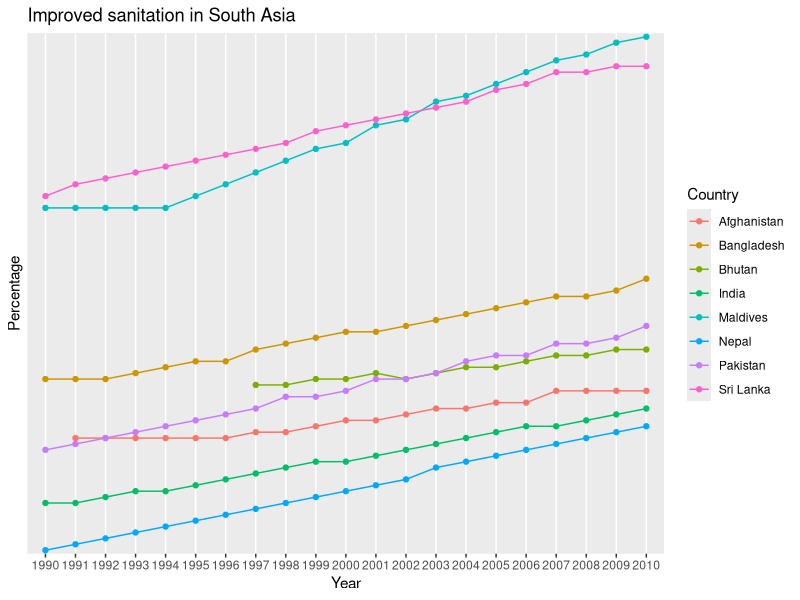
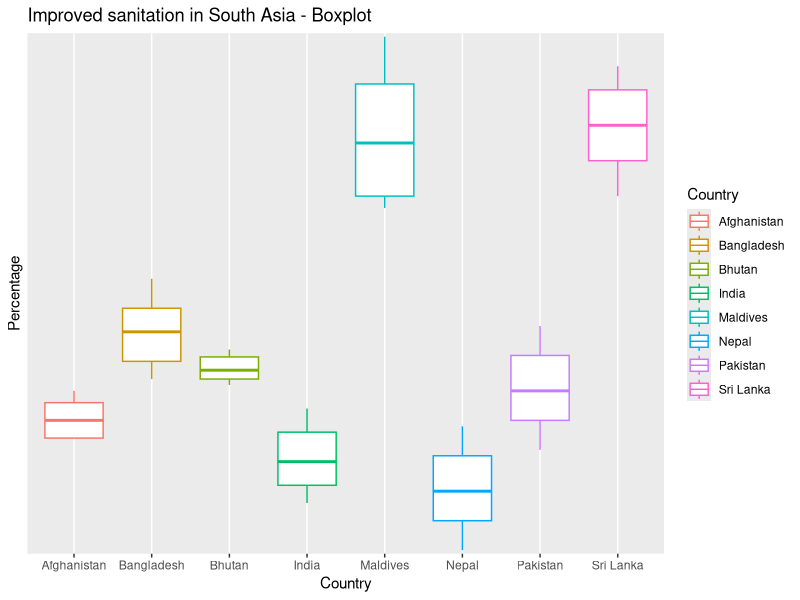

Source code (R) for these figures, in order:
## ---- chunk 1
echo = TRUE
library(ggplot2)
library('reshape2')
setwd(getwd())
sanitation<-melt(t(read.csv('Improved_sanitation.csv', na.strings="NA", header=T, 
                      row.names=1, blank.lines.skip=T)))
names(sanitation) <- c("Year", "Country", "Pc")
sanitation$Year <- sub("X", "", sanitation$Year)

ggplot(aes(x=Year, y=Pc, group = Country, color = Country)
       ,data=subset(sanitation, 
                    (Country=='Sri Lanka'|
                       Country=='India'|
                       Country=='Pakistan'|
                       Country=='Bangladesh'|
                       Country=='Nepal'|
                       Country=='Afghanistan'|
                       Country=='Bhutan'|
                       Country=='Maldives'))) + 
  geom_line()+
  geom_point()+
  scale_y_discrete(breaks=seq(0,100,5)) +
  ylab("Percentage")+
  ggtitle("Improved sanitation in South Asia")
## ---- chunk 2
ggplot(aes(x=Country, y=Pc, group = Country, color = Country)
       ,data=subset(sanitation, 
                    (Country=='Sri Lanka'|
                       Country=='India'|
                       Country=='Pakistan'|
                       Country=='Bangladesh'|
                       Country=='Nepal'|
                       Country=='Afghanistan'|
                       Country=='Bhutan'|
                       Country=='Maldives'))) + 
  geom_boxplot() +
  scale_y_discrete(breaks=seq(0,100,5)) +
  ylab("Percentage") +
  ggtitle("Improved sanitation in South Asia - Boxplot")
